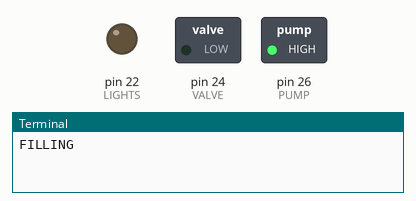
Bench run of a program on a simulated Raspberry Pi (header pin numbers). Shown: switched loads named in the program (green lamp = pin HIGH), output pins drawn as LEDs (lit = HIGH), the last lines printed to the terminal. At 50.0 s the program stops and its outputs stay as they are.

Above: at 2.5 s.
At 7.5 s:
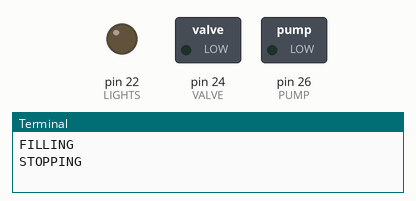
Timing chart, 0 to 13.0 s (numbered marks = the images above):
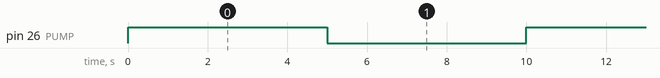

Measured:
- by itself, pin 26 (PUMP): alternates HIGH for 5.0 s and LOW for 5.0 s

The program:

on.py
```python
import RPi.GPIO as GPIO
from time import sleep


PUMP = 26
VALVE = 24
LIGHTS = 22


def init():
    GPIO.setmode(GPIO.BOARD)
    GPIO.setup(PUMP, GPIO.OUT)
    GPIO.setup(VALVE, GPIO.OUT)
    GPIO.setup(LIGHTS, GPIO.OUT)


def stop(t):
    GPIO.output(PUMP, GPIO.LOW)
    GPIO.output(VALVE, GPIO.LOW)
    GPIO.output(LIGHTS, GPIO.LOW)
    sleep(t)

def drain(duration):
    GPIO.output(PUMP, GPIO.LOW)
    GPIO.output(VALVE, GPIO.HIGH)
    sleep(duration)
    stop(0)


def light(t):
    GPIO.output(LIGHTS, GPIO.HIGH)
    sleep(t)
    stop(0)

def fill(duration):
    GPIO.output(VALVE, GPIO.LOW)
    GPIO.output(PUMP, GPIO.HIGH)
    sleep(duration)
    stop(0)


def main():
    init()
    for i in range(0, 5):
	print "FILLING"
        fill(5)
	print "STOPPING"
        stop(5)
if __name__ == '__main__':
    main()
```
